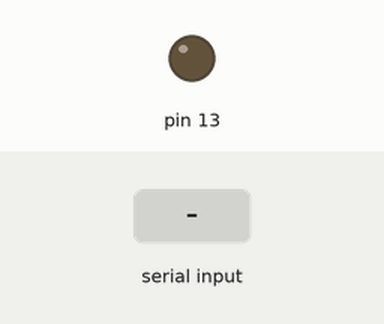
Recording of a sketch running on a simulated Arduino Uno, built with avr-gcc and run on an emulated ATmega328P. Parts: output pins drawn as LEDs (lit = HIGH). The test bench sets the inputs (shaded band).

Above: at 1.2 s.
1.3 s: "1" received over Serial
At 2.5 s:
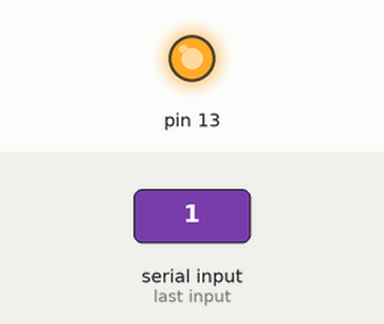
2.8 s: "0" received over Serial
At 3.7 s:
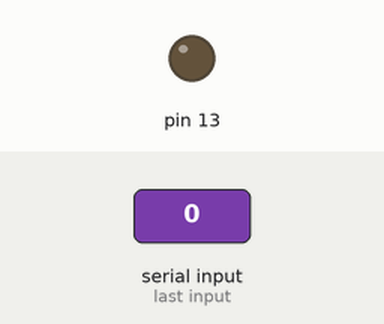
Timing chart, 0 to 5.8 s (numbered marks = the images above; inputs shaded):
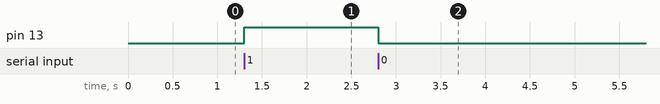

Measured:
- after the input at 1.3 s, pin 13: LOW → HIGH at once
- after the input at 2.8 s, pin 13: HIGH → LOW at once

The sketch:

arduinoData.ino
```cpp
char serialData;
void setup() {
  // put your setup code here, to run once:

  pinMode(13, OUTPUT);
  Serial.begin(9600);


}

void loop() {
  // put your main code here, to run repeatedly:

  if(Serial.available() > 0) {

    serialData = Serial.read();

    if (serialData == '1') {

      digitalWrite(13, HIGH);
      }
    else if(serialData=='0')
    {
      digitalWrite(13, LOW);
      }
  }

  }
```
